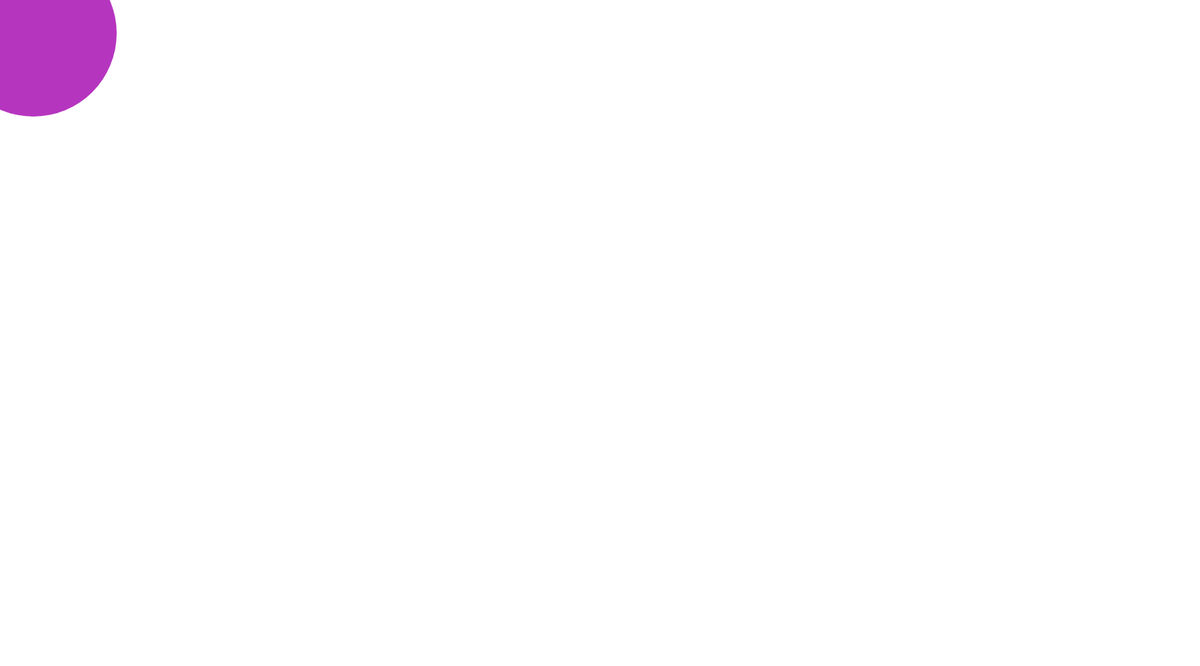
Frame 1 (no input)
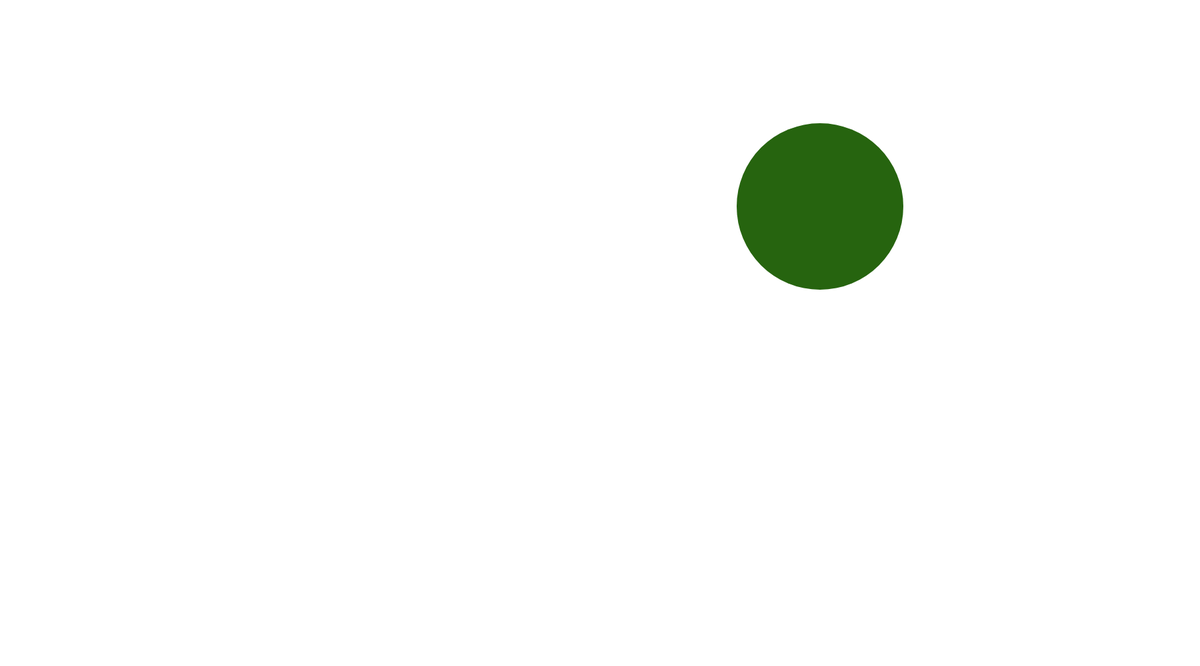
Frame 60 (no input)
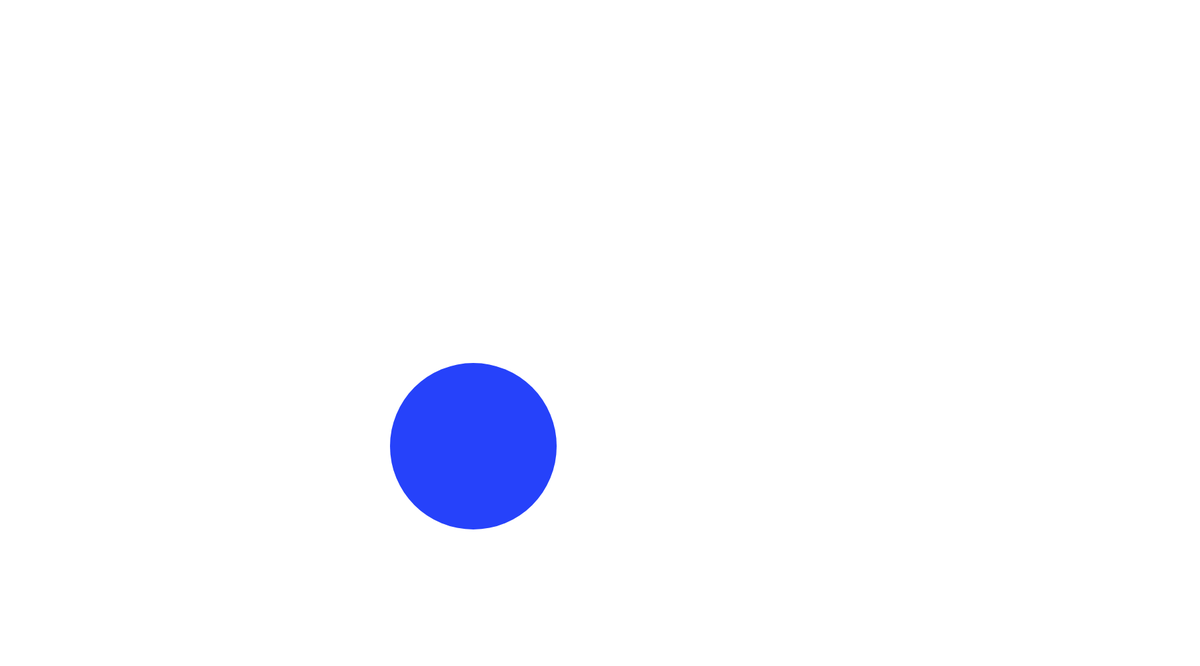
Frame 120 (the mouse pressed at the canvas centre since frame 60)

The p5.js sketch that drew these frames (run headless with seeded random() and noise() and a simulated clock; from frame 60 on, the mouse is pressed at the canvas centre):

// p5.js sketch
// ── sketch.js
function setup() {
  createCanvas(1800, 1000);
  ball.direction = [1, 1];
}

function draw() {
  background(255);
  ball.draw();
  ball.move();
  ball.bounce();
}

let ball = {
  "position": [50, 50],
  "direction": [0, 0],
  "speed": 20,
  "size": 250,
  "draw": function() {
    stroke(random(255), random(255), random(255));
    strokeWeight(this.size);
    point(this.position[0], this.position[1]);
  },
  "move": function() {
    this.position[0] += this.direction[0] * this.speed;
    this.position[1] += this.direction[1] * this.speed;
  },
  "bounce": function() {
    if (this.position[0] > width - this.size || this.position[0] < 0) {
      this.direction[0] *= -1;
    } else if (this.position[1] > height - this.size || this.position[1] < 0) {
      this.direction[1] *= -1;
    }
  }
}
